Frame 1 (no input): blank canvas, image omitted
Frame 60 (the mouse pressed at the canvas centre just before this capture): blank canvas, image omitted
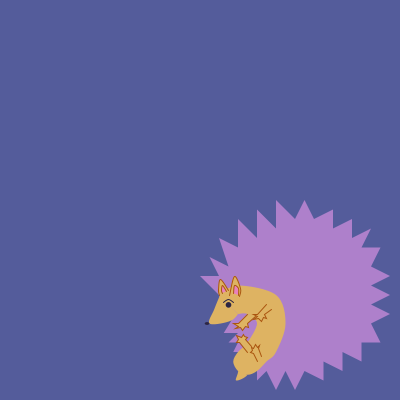
Frame 120 (the mouse held since frame 60 and released just before this capture)

The Processing sketch whose frames 1 and 60 were blank and that drew this single picture after the mouse press (run headless with seeded random() and noise(); from frame 60 on, the mouse is pressed at the canvas centre):

// Processing sketch: processing_51520
// ── processing_51520.pde

//hw5 - initials function
//Alex Mallard copyright 2012
//move the mouse around the window and watch the hedgehog roll in response
//click the mouse to change the color of the hedgehog.
  
float x, y, wd, ht;
float angle1, angle2;
color c;
  
void setup () {
  size (400,400);
  smooth ();
  frameRate (60);
  c = color (random (150, 255), random (0,150), random (180, 255));
}
  
void draw () {
  background (84, 92, 155);
  hedgehog (mouseX, mouseY, mouseX-10, mouseX-10);
}
 
void mousePressed () {
  c = color (random (150, 255), random (0,150), random (180, 255));
  fill (c);
}
  
void hedgehog (float x, float y, float wd, float ht) {
  noStroke ();
  fill (c);
  beginShape ();
  vertex (x + .1*wd, y + .5*ht);
  vertex (x, y + .4*ht);
  vertex (x + .1*wd, y + .4*ht);
  vertex (x + .05*wd, y + .3*ht);
  vertex (x + .15*wd, y + .35*ht);
  vertex (x + .1*wd, y + .2*ht);
  vertex (x + .2*wd, y + .25*ht);
  vertex (x + .2*wd, y + .1*ht);
  vertex (x + .3*wd, y + .2*ht);
  vertex (x + .3*wd, y + .05*ht);
  vertex (x + .4*wd, y + .15*ht);
  vertex (x + .4*wd, y);
  vertex (x + .5*wd, y + .1*ht);
  vertex (x + .55*wd, y);
  vertex (x + .6*wd, y + .1*ht);
  vertex (x + .7*wd, y + .05*ht);
  vertex (x + .7*wd, y + .15*ht);
  vertex (x + .8*wd, y + .1*ht);
  vertex (x + .8*wd, y + .2*ht);
  vertex (x + .9*wd, y + .15*ht);
  vertex (x + .85*wd, y + .25*ht);
  vertex (x + .95*wd, y + .25*ht);
  vertex (x + .9*wd, y + .35*ht);
  vertex (x + wd, y + .4*ht);
  vertex (x + .9*wd, y + .45*ht);
  vertex (x + wd, y + .5*ht);
  vertex (x + .9*wd, y + .55*ht);
  vertex (x + wd, y + .6*ht);
  vertex (x + .9*wd, y + .65*ht);
  vertex (x + .95*wd, y + .75*ht);
  vertex (x + .85*wd, y + .75*ht);
  vertex (x + .85*wd, y + .85*ht);
  vertex (x + .75*wd, y + .8*ht);
  vertex (x + .75*wd, y + .9*ht);
  vertex (x + .65*wd, y + .85*ht);
  vertex (x + .65*wd, y + .95*ht);
  vertex (x + .55*wd, y + .9*ht);
  vertex (x + .5*wd, y + ht);
  vertex (x + .45*wd, y + .9*ht);
  vertex (x + .4*wd, y + ht);
  vertex (x + .35*wd, y + .9*ht);
  vertex (x + .3*wd, y + .95*ht);
  vertex (x + .3*wd, y + .9*ht);
  endShape ();
  beginShape ();
  vertex (x + .18*wd, y + .61*ht);
  vertex (x + .125*wd, y + .7*ht);
  vertex (x + .2*wd, y + .7*ht);
  vertex (x + .15*wd, y + .75*ht);
  vertex (x + .2*wd, y + .75*ht);
  vertex (x + .175*wd, y + .8*ht);
  vertex (x + .25*wd, y + .8*ht);
  endShape ();
  fill (222, 179, 98);
  beginShape ();
  curveVertex (x + .1*wd, y + .5*ht);
  curveVertex (x + .1*wd, y + .5*ht);
  curveVertex (x + .2*wd, y + .45*ht);
  curveVertex (x + .4*wd, y + .5*ht);
  curveVertex (x + .45*wd, y + .65*ht);
  curveVertex (x + .4*wd, y + .8*ht);
  curveVertex (x + .35*wd, y + .85*ht);
  curveVertex (x + .3*wd, y + .9*ht);
  curveVertex (x + .25*wd, y + .92*ht);
  curveVertex (x + .2*wd, y + .9*ht);
  curveVertex (x + .175*wd, y + .85*ht);
  curveVertex (x + .2*wd, y + .8*ht);
  curveVertex (x + .25*wd, y + .75*ht);
  curveVertex (x + .3*wd, y + .65*ht);
  curveVertex (x + .25*wd, y + .6*ht);
  curveVertex (x + .2*wd, y + .6*ht);
  curveVertex (x + .2*wd, y + .6*ht);
  endShape ();
  beginShape ();
  curveVertex (x + .26*wd, y + .85*ht);
  curveVertex (x + .25*wd, y + .92*ht);
  curveVertex (x + .19*wd, y + .95*ht);
  curveVertex (x + .2*wd, y + .9*ht);
  curveVertex (x + .175*wd, y + .85*ht);
  endShape ();
  beginShape ();
  curveVertex (x + .25*wd, y + .5*ht);
  curveVertex (x + .2*wd, y + .6*ht);
  curveVertex (x + .15*wd, y + .64*ht);
  curveVertex (x + .05*wd, y + .65*ht);
  curveVertex (x + .075*wd, y + .575*ht);
  curveVertex (x + .105*wd, y + .5*ht);
  curveVertex (x + .1*wd, y + .5*ht);
  endShape ();
  stroke (170, 85, 15);
  beginShape ();
  vertex (x + .35*wd, y + .55*ht);
  vertex (x + .3*wd, y + .6*ht);
  vertex (x + .28*wd, y + .6*ht);
  vertex (x + .3*wd, y + .615*ht);
  vertex (x + .28*wd, y + .63*ht);
  vertex (x + .31*wd, y + .625*ht);
  vertex (x + .325*wd, y + .64*ht);
  vertex (x + .332*wd, y + .62*ht);
  vertex (x + .35*wd, y + .625*ht);
  vertex (x + .34*wd, y + .6*ht);
  vertex (x + .375*wd, y + .575*ht);
  endShape ();
  beginShape ();
  vertex (x + .25*wd, y + .6*ht);
  vertex (x + .2*wd, y + .65*ht);
  vertex (x + .175*wd, y + .65*ht);
  vertex (x + .2*wd, y + .665*ht);
  vertex (x + .185*wd, y + .675*ht);
  vertex (x + .215*wd, y + .67*ht);
  vertex (x + .225*wd, y + .685*ht);
  vertex (x + .24*wd, y + .665*ht);
  vertex (x + .255*wd, y + .67*ht);
  vertex (x + .25*wd, y + .65*ht);
  vertex (x + .29*wd, y + .615*ht);
  endShape ();
  beginShape ();
  vertex (x + .3*wd, y + .85*ht);
  vertex (x + .28*wd, y + .81*ht);
  vertex (x + .265*wd, y + .8*ht);
  vertex (x + .275*wd, y + .793*ht);
  vertex (x + .27*wd, y + .775*ht);
  vertex (x + .28*wd, y + .78*ht);
  vertex (x + .29*wd, y + .76*ht);
  vertex (x + .3*wd, y + .775*ht);
  vertex (x + .315*wd, y + .765*ht);
  vertex (x + .31*wd, y + .78*ht);
  vertex (x + .325*wd, y + .825*ht);
  endShape ();
  beginShape ();
  vertex (x + .25*wd, y + .8*ht);
  vertex (x + .21*wd, y + .75*ht);
  vertex (x + .19*wd, y + .75*ht);
  vertex (x + .204*wd, y + .735*ht);
  vertex (x + .193*wd, y + .715*ht);
  vertex (x + .217*wd, y + .725*ht);
  vertex (x + .23*wd, y + .707*ht);
  vertex (x + .235*wd, y + .72*ht);
  vertex (x + .25*wd, y + .725*ht);
  vertex (x + .24*wd, y + .735*ht);
  vertex (x + .27*wd, y + .77*ht);
  endShape ();
  beginShape ();
  curveVertex (x + .1*wd, y + .5*ht);
  curveVertex (x + .1*wd, y + .5*ht);
  curveVertex (x + .095*wd, y + .47*ht);
  curveVertex (x + .11*wd, y + .42*ht);
  curveVertex (x + .15*wd, y + .475*ht);
  curveVertex (x + .15*wd, y + .475*ht);
  endShape ();
  beginShape ();
  curveVertex (x + .15*wd, y + .5*ht);
  curveVertex (x + .155*wd, y + .5*ht);
  curveVertex (x + .18*wd, y + .4*ht);
  curveVertex (x + .215*wd, y + .465*ht);
  curveVertex (x + .21*wd, y + .51*ht);
  curveVertex (x + .21*wd, y + .51*ht);
  endShape ();
  fill (232, 129, 189);
  beginShape ();
  curveVertex (x + .175*wd, y + .49*ht);
  curveVertex (x + .175*wd, y + .49*ht);
  curveVertex (x + .182*wd, y + .45*ht);
  curveVertex (x + .2*wd, y + .465*ht);
  curveVertex (x + .2*wd, y + .5*ht);
  curveVertex (x + .2*wd, y + .5*ht);
  endShape ();
  beginShape ();
  curveVertex (x + .118*wd, y + .49*ht);
  curveVertex (x + .118*wd, y + .49*ht);
  curveVertex (x + .113*wd, y + .475*ht);
  curveVertex (x + .118*wd, y + .45*ht);
  curveVertex (x + .138*wd, y + .48*ht);
  curveVertex (x + .138*wd, y + .48*ht);
  endShape ();
  noStroke ();
  fill (44, 37, 67);
  ellipse (x + .037*wd, y + .65*ht, .025*wd, .015*ht);
  ellipse (x + .15*wd, y + .552*ht, .03*wd, .03*ht);
  stroke (44, 37, 67);
  noFill ();
  beginShape ();
  curveVertex (x + .125*wd, y + .55*ht);
  curveVertex (x + .125*wd, y + .54*ht);
  curveVertex (x + .15*wd, y + .525*ht);
  curveVertex (x + .175*wd, y + .54*ht);
  curveVertex (x + .175*wd, y + .545*ht);
  endShape ();
}
           
